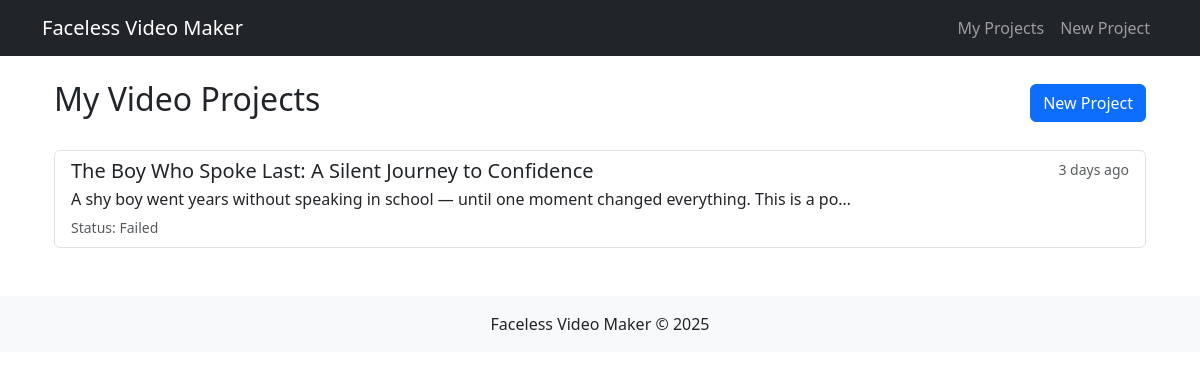
The app's page / (signed in) with its own data.
### apps/videos/models.py (models this page shows, shortened)
class VideoProject(models.Model):
    user = models.ForeignKey(User, on_delete=models.CASCADE)
    title = models.CharField(max_length=255)
    description = models.TextField(blank=True)
    created_at = models.DateTimeField(auto_now_add=True)
    updated_at = models.DateTimeField(auto_now=True)
    status = models.CharField(max_length=20, default='draft',
                              choices=[
                                  ('draft', 'Draft'),
                                  ('processing', 'Processing'),
                                  ('completed', 'Completed'),
                                  ('failed', 'Failed')
                              ])

### apps/videos/views.py (the view)
# urls.py: path('', views.project_list, name='project_list'),
@login_required
def project_list(request):
    projects = VideoProject.objects.filter(user=request.user).order_by('-created_at')
    return render(request, 'videos/project_list.html', {'projects': projects})

### apps/videos/templates/videos/project_list.html (shortened to what this page needs)
{% extends "core/base.html" %}
{% block content %}
<div class="container">
    <div class="d-flex justify-content-between align-items-center mb-4">
        <h2>My Video Projects</h2>
        <a href="{% url 'videos:create_project' %}" class="btn btn-primary">
            New Project
        </a>
    </div>
    {% if projects %}
    <div class="list-group">
        {% for project in projects %}
        <a href="{% url 'videos:view_project' project.id %}"
           class="list-group-item list-group-item-action">
            <div class="d-flex w-100 justify-content-between">
                <h5 class="mb-1">{{ project.title }}</h5>
                <small class="text-muted">{{ project.created_at|timesince }} ago</small>
            </div>
            <p class="mb-1">{{ project.description|truncatechars:100 }}</p>
            <small class="text-muted">Status: {{ project.get_status_display }}</small>
        </a>
        {% endfor %}
    </div>
    {% else %}
    <div class="alert alert-info">
        No projects found. Create your first video project!
    </div>
    {% endif %}
</div>
{% endblock %}

### records on screen
VideoProject: title "The Boy Who Spoke Last: A Silent Journey to Confidence", created_at "3 days", description "A shy boy went years without speaking in school — until one moment changed everything. This is a po…", status "Failed"
